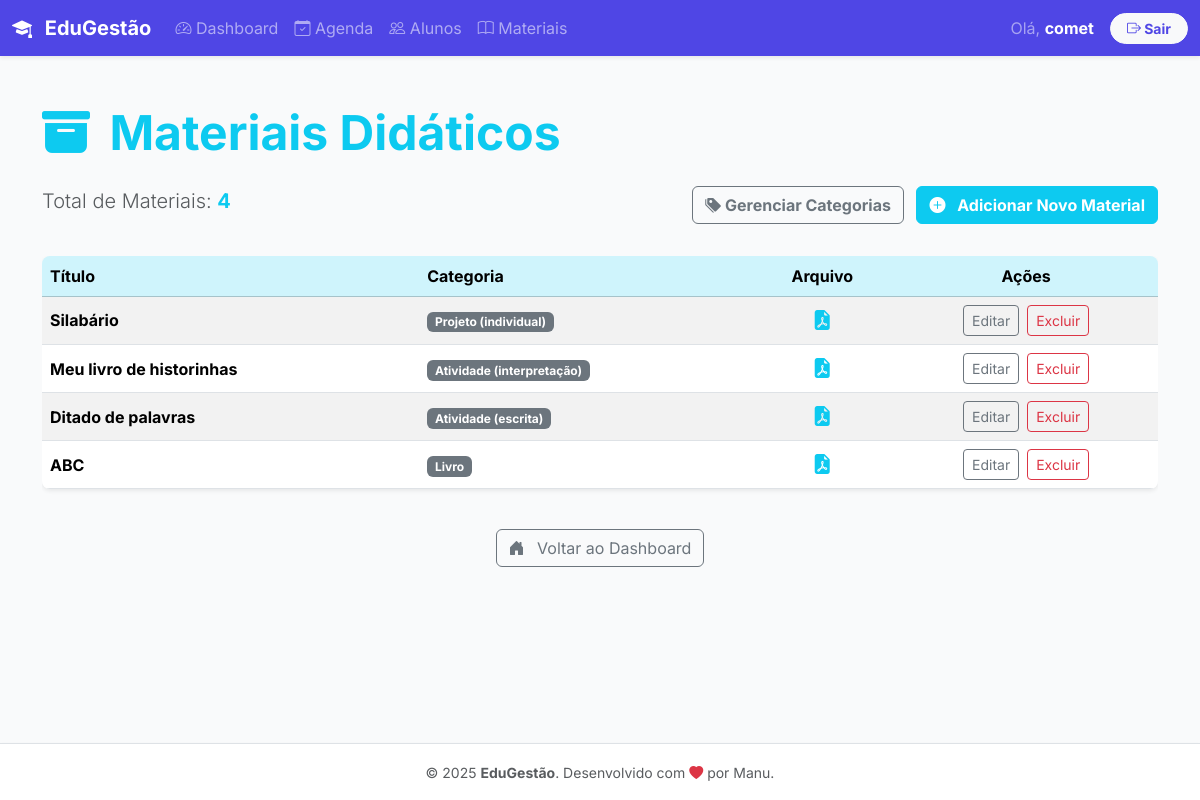
The app's page /materiais/ (signed in) with its own data.
### materiais/models.py (models this page shows, shortened)
class Material(models.Model):
    ID_Material = models.AutoField(primary_key=True)
    Titulo = models.CharField(max_length=150)
    Descricao = models.TextField(blank=True)
    Arquivo = models.FileField(upload_to='materiais_didaticos/')
    professor = models.ForeignKey(
        settings.AUTH_USER_MODEL,
        on_delete=models.CASCADE,
        related_name='materiais_didaticos'
    )
    data_upload = models.DateTimeField(auto_now_add=True)
    categoria = models.ForeignKey(
        Categoria,
        on_delete=models.SET_NULL, # 👈 ALTERADO: Mudar para SET_NULL
        related_name='materiais_classificados',
        null=True, # 👈 NOVO: Permite valor NULL no banco de dados
        blank=True # 👈 NOVO: Permite que seja vazio no formulário
    )

class Categoria(models.Model):
    ID_Categoria = models.AutoField(primary_key=True)
    Nome = models.CharField(max_length=50, unique=True)

### materiais/views.py (the view)
# urls.py: path('', MaterialListView.as_view(), name='lista_materiais'),
class MaterialListView(LoginRequiredMixin, ListView):
    model = Material
    context_object_name = 'materiais'
    template_name = 'materiais/material_lista.html'
    def get_queryset(self):
        return Material.objects.filter(professor=self.request.user).order_by('-data_upload', 'Titulo')

### materiais/templates/materiais/material_lista.html (shortened to what this page needs)
{% extends 'base.html' %}
{% load static %}
{% block content %}
<div class="container my-5">
    <h1 class="display-5 fw-bold text-info mb-4">
        <i class="bi bi-archive-fill me-2"></i> Materiais Didáticos
    </h1>
    <div class="d-flex justify-content-between mb-4">
        <p class="lead text-muted">Total de Materiais: <span class="fw-bold text-info">{{ materiais.count }}</span></p>
        <div>
            <a href="{% url 'materiais:lista_categorias' %}" class="btn btn-outline-secondary me-2 fw-bold">
                <i class="bi bi-tags-fill"></i> Gerenciar Categorias
            </a>
            <a href="{% url 'materiais:criar_material' %}" class="btn btn-info fw-bold text-white">
                <i class="bi bi-plus-circle-fill me-2"></i> Adicionar Novo Material
            </a>
        </div>
    </div>
    {% if materiais %}
        <div class="table-responsive">
            <table class="table table-striped table-hover align-middle shadow-sm rounded-3 overflow-hidden">
                <thead class="table-info text-white">
                    <tr>
                        <th scope="col">Título</th>
                        <th scope="col">Categoria</th>
                        <th scope="col" class="text-center">Arquivo</th>
                        <th scope="col" class="text-center">Ações</th>
                    </tr>
                </thead>
                <tbody>
                    {% for material in materiais %}
                    <tr>
                        <td class="fw-bold">{{ material.Titulo }}</td>
                        <td>
                            <span class="badge text-bg-secondary">{{ material.categoria.Nome }}</span>
                        </td>
                        <td class="text-center">
                            {% if material.Arquivo %}
                                <a href="{{ material.Arquivo.url }}" target="_blank" class="text-info" title="Visualizar Arquivo">
                                    <i class="bi bi-file-earmark-pdf-fill fs-5"></i>
                                </a>
                            {% else %}
                                <span class="text-muted small">Sem arquivo</span>
                            {% endif %}
                        </td>
                        <td class="text-center d-flex justify-content-center">
                            <a href="{% url 'materiais:editar_material' pk=material.pk %}"
                               class="btn btn-sm btn-outline-secondary me-2"
                               title="Editar Material">
                                Editar
                            </a>
                            <form method="post" action="{% url 'materiais:deletar_material' pk=material.pk %}" style="display:inline;">
                                <button type="submit"
                                        class="btn btn-sm btn-outline-danger"
                                        title="Excluir Material"
                                        onclick="return confirm('Tem certeza que deseja excluir o material {{ material.Titulo }}? O arquivo físico também será removido. Esta ação é irreversível.');">
                                    Excluir
                                </button>
                            </form>
                        </td>
                    </tr>
                    {% endfor %}
                </tbody>
            </table>
        </div>
    {% else %}
        <div class="alert alert-info text-center mt-5" role="alert">
            Você ainda não tem materiais cadastrados. <a href="{% url 'materiais:criar_material' %}" class="alert-link fw-bold">Clique aqui para adicionar seu primeiro material!</a>
        </div>
    {% endif %}
    <div class="mt-4 text-center">
        <a href="{% url 'principal:dashboard' %}" class="btn btn-outline-secondary">
            <i class="bi bi-house-door-fill me-2"></i> Voltar ao Dashboard
        </a>
    </div>
</div>
{% endblock %}

### templates/base.html (shortened to what this page needs)
{% load static %}
<!doctype html>
<html lang="pt-br">
<head>
    <link href="https://cdn.jsdelivr.net/npm/bootstrap@5.3.3/dist/css/bootstrap.min.css" rel="stylesheet"
>
    <link rel="stylesheet" href="https://cdn.jsdelivr.net/npm/bootstrap-icons@1.11.3/font/bootstrap-icons.min.css">
</head>
<body class="d-flex flex-column min-vh-100">
    <nav class="navbar navbar-expand-lg navbar-dark bg-primary shadow-sm sticky-top">
        <div class="container-fluid">
            <a class="navbar-brand fw-bold" href="{% url 'principal:home' %}">
                <i class="bi bi-mortarboard-fill me-2"></i> EduGestão
            </a>
            <div class="collapse navbar-collapse" id="navbarNav">
                <ul class="navbar-nav me-auto mb-2 mb-lg-0">
                    {% if user.is_authenticated %}
                    <li class="nav-item">
                        <a class="nav-link" href="{% url 'principal:dashboard' %}">
                            <i class="bi bi-speedometer2"></i> Dashboard
                        </a>
                    </li>
                    <li class="nav-item">
                        <a class="nav-link" href="{% url 'aulas:lista_aulas' %}">
                            <i class="bi bi-calendar-check"></i> Agenda
                        </a>
                    </li>
                    <li class="nav-item">
                        <a class="nav-link" href="{% url 'alunos:lista_alunos' %}">
                            <i class="bi bi-people"></i> Alunos
                        </a>
                    </li>
                    <li class="nav-item">
                        <a class="nav-link" href="{% url 'materiais:lista_materiais' %}">
                            <i class="bi bi-book"></i> Materiais
                        </a>
                    </li>
                    {% endif %}
                </ul>
               <ul class="navbar-nav">
                    {% if user.is_authenticated %}
                        <li class="nav-item d-flex align-items-center me-3">
                            <span class="nav-link text-white-50 p-0">
                                Olá, <strong class="fw-bold text-white">
                                {{ user.username }}
                                </strong>
                            </span>
                        </li>
                        <li class="nav-item">
                            <form action="{% url 'logout' %}" method="post" class="d-inline">
                                <button type="submit"
                                        class="btn btn-sm btn-light text-primary fw-bold px-3 rounded-pill">
                                    <i class="bi bi-box-arrow-right"></i> Sair
                                </button>
                            </form>
                        </li>
                        {% endif %}
                </ul>
            </div>
        </div>
    </nav>
    <main class="flex-shrink-0">
        {% block content %}{% endblock %}
    </main>
    <footer class="footer mt-auto py-3 bg-white border-top shadow-sm">
        <div class="container text-center">
            <span class="text-muted small">
                © {% now "Y" %} <strong>EduGestão</strong>. Desenvolvido com <i class="bi bi-heart-fill text-danger"></i> por Manu.
            </span>
        </div>
    </footer>
</body>
</html>

### templates/base.html (style rules this page uses)
:root { --bs-primary: #4f46e5; --bs-success: #198754; --bs-info: #0d6efd; --bs-light: #f9fafb; }
body { font-family: 'Inter', sans-serif; background-color: var(--bs-light); min-height: 100vh; display: flex; flex-direction: column; }
main { flex-grow: 1; }
.text-primary { color: var(--bs-primary) !important; }
.bg-primary { background-color: var(--bs-primary) !important; }

### records on screen
Material: Titulo "Silabário", categoria.Nome "Projeto (individual)"
Material: Titulo "Meu livro de historinhas", categoria.Nome "Atividade (interpretação)"
Material: Titulo "Ditado de palavras", categoria.Nome "Atividade (escrita)"
Material: Titulo "ABC", categoria.Nome "Livro"

### other values on screen
{{ user.username }} "comet"
{{ materiais.count }} "4"
